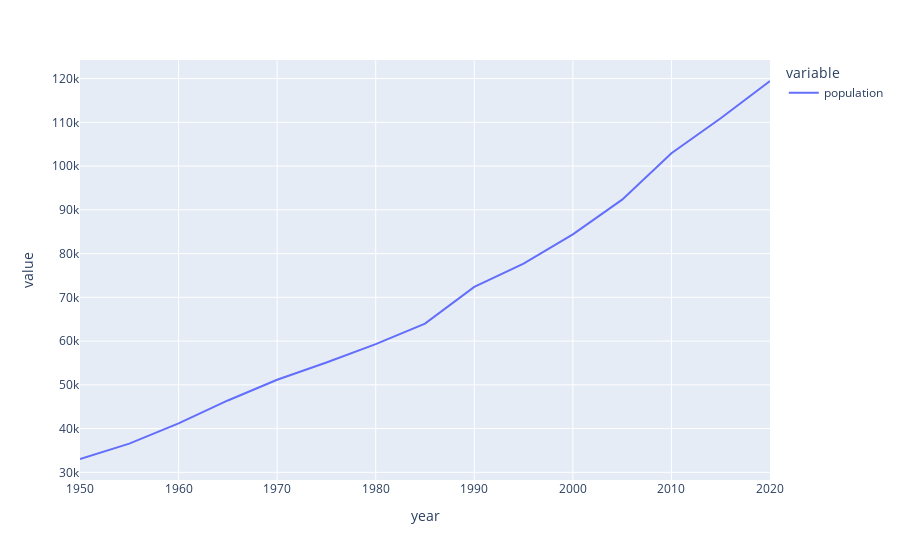

Notebook cell for this chart:
### Code cell
input_db = get_input_db()
pop = input_db.query(table_name="population", conditions={"iso3": "KIR"})
pop.groupby('year')['population'].sum().plot()

### Figure 1 — Plotly figure (JSON) as saved in the notebook; plotly's stock layout.template omitted (floating-point values rounded to 4 significant figures)
{"data": [{"hovertemplate": "variable=population<br>year=%{x}<br>value=%{y}<extra></extra>", "legendgroup": "population", "line": {"color": "#636efa", "dash": "solid"}, "marker": {"symbol": "circle"}, "mode": "lines", "name": "population", "orientation": "v", "showlegend": true, "type": "scatter", "x": [1950, 1955, 1960, 1965, 1970, 1975, 1980, 1985, 1990, 1995, 2000, 2005, 2010, 2015, 2020], "xaxis": "x", "y": [33048, 36573, 41202, 46429, 51151, 55114, 59301, 63986, 72400, 77723, 84396, 92325, 102927, 110930, 119449], "yaxis": "y"}], "layout": {"legend": {"title": {"text": "variable"}, "tracegroupgap": 0}, "margin": {"t": 60}, "xaxis": {"anchor": "y", "domain": [0, 1], "title": {"text": "year"}}, "yaxis": {"anchor": "x", "domain": [0, 1], "title": {"text": "value"}}}}
